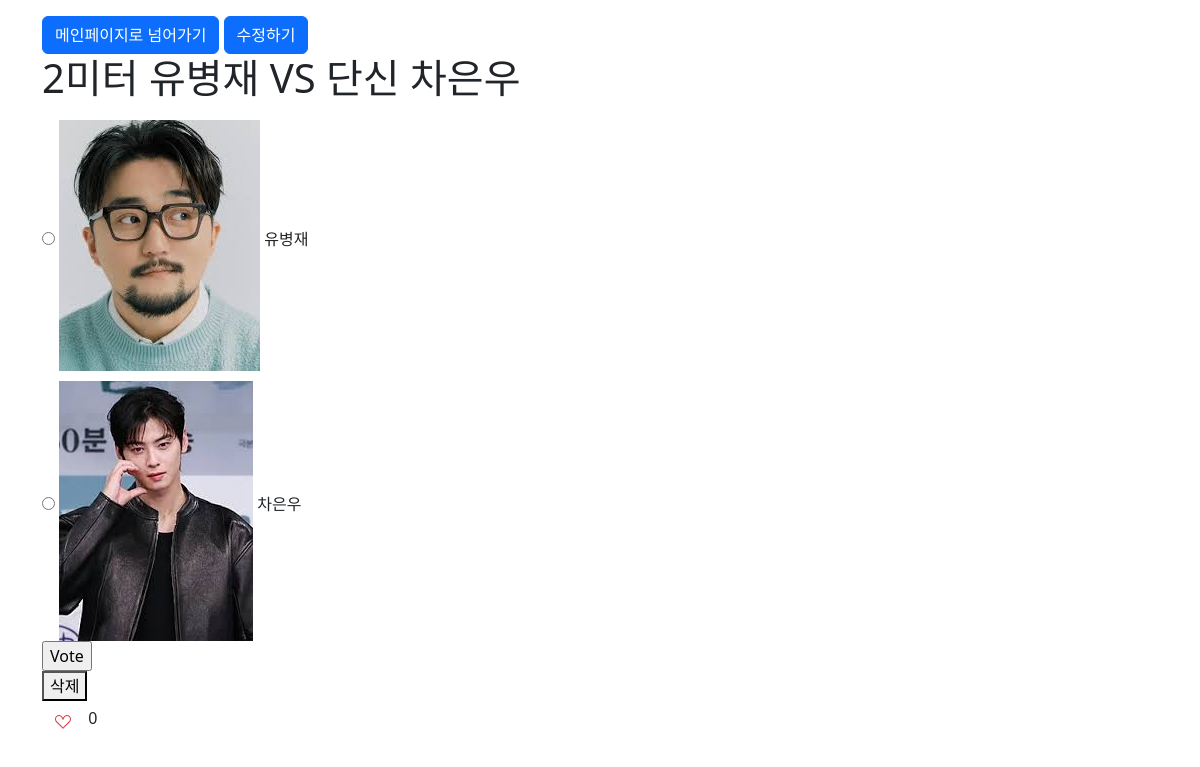
/polls/21/, run on an earlier commit of the app's database.
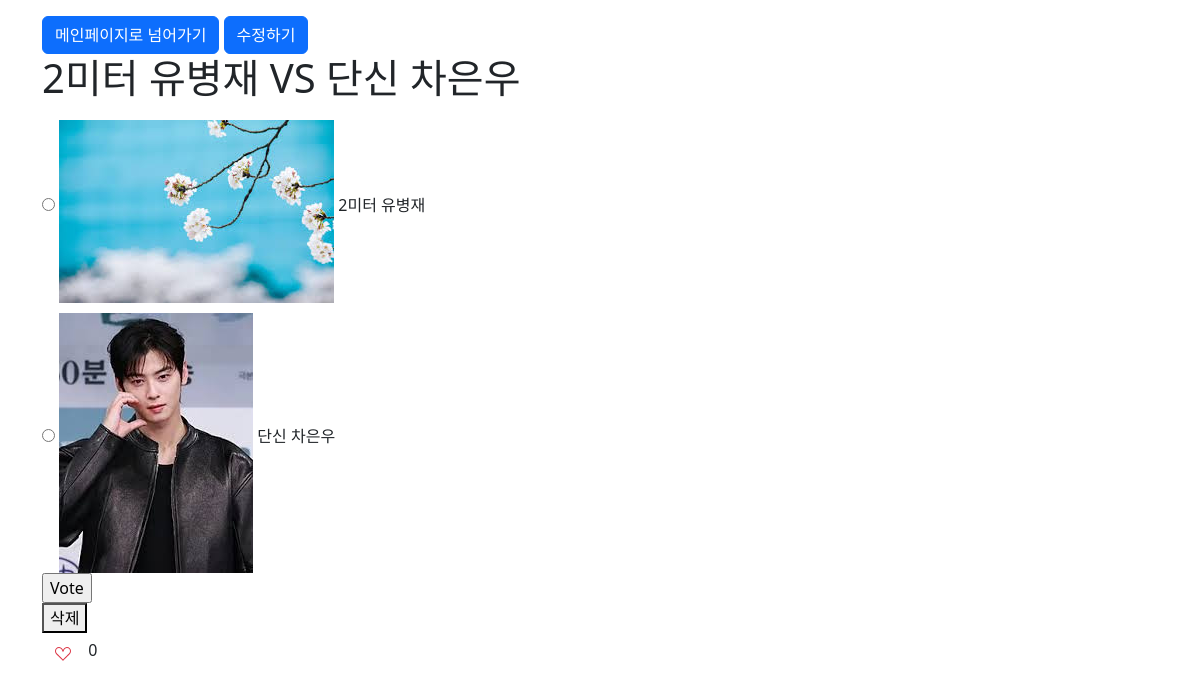
And on a later commit of the database.
### polls/models.py (models this page shows, shortened)
class Question(models.Model):
    user = models.ForeignKey(settings.AUTH_USER_MODEL, on_delete=models.CASCADE, default=1)
    like_users = models.ManyToManyField(settings.AUTH_USER_MODEL, related_name='like_articles')
    question_Text = models.CharField(max_length=200)
    pub_date = models.DateTimeField('date published')

class Choice(models.Model):
    question = models.ForeignKey(Question, on_delete=models.CASCADE)
    choice_text = models.CharField(max_length=200)
    votes = models.IntegerField(default=0)
    image = models.ImageField(upload_to='choice_imgaes/', null=True, blank=True)

### polls/views.py (the view)
# urls.py: path('<int:question_id>/', views.detail, name='detail'),
def detail(request, question_id): # 상세 페이지
    question = get_object_or_404(Question, pk=question_id) # question_id에 해당하는 Question를 가져옴.없으면 404 페이지 반환
    choices = question.choice_set.all()
    return render(request, 'polls/detail.html', {'question': question}) # polls/detail.html 템플릿을 렌더링하면서 question 객체 전달

### templates/polls/detail.html (shortened to what this page needs)
{% extends 'base.html' %}
{% block content %}
<div class="container my-3">
  <a href="/polls/" class="btn btn-primary">메인페이지로 넘어가기</a>
<a href="{% url 'polls:modify' question.id %}" class="btn btn-primary">수정하기</a>
<h1>{{ question.question_Text }}</h1>
<form action="{% url 'polls:vote' question.id %}" method="post">
{% for choice in question.choice_set.all %}
    <input type="radio" name="choice" id="choice{{ forloop.counter }}" value="{{ choice.id }}">
    {% if choice.image %}
    <img src="{{ choice.image.url }}" alt="Choice Image" style="max-width: 100%; height: auto; margin-top: 10px;">
    {% endif %}
    <label for="choice{{ forloop.counter }}">{{ choice.choice_text }}</label><br>
{% endfor %}
<input type="submit" value="Vote">
</form>
<form action="{% url 'polls:delete' question.id %}" method="post" style="display:inline;">
  <button type="submit">삭제</button>
</form>
<form action="{% url 'polls:likes' question.id %}" method="post">
    {% if user in question.like_users.all %}
      <button class="btn btn-link text-danger">
        <svg xmlns="http://www.w3.org/2000/svg" width="16" height="16" fill="currentColor" class="bi bi-suit-heart-fill" viewBox="0 0 16 16">
          <path d="M4 1c2.21 0 4 1.755 4 3.92C8 2.755 9.79 1 12 1s4 1.755 4 3.92c0 3.263-3.234 4.414-7.608 9.608a.513.513 0 0 1-.784 0C3.234 9.334 0 8.183 0 4.92 0 2.755 1.79 1 4 1z"/>
        </svg>
      </button>
    {% else %}
      <button class="btn btn-link text-danger">
      </button>
    {% endif %}
    {{ question.like_users.all|length }}
  </form>
</div>
{% endblock %}

### templates/base.html (shortened to what this page needs)
{% load static %}
<!doctype html>
<html lang="ko">
<head>
    <link rel="stylesheet" type="text/css" href="{% static 'bootstrap.min.css' %}">
    <link rel="stylesheet" type="text/css" href="{% static 'style.css' %}">
</head>
<body>
{% block content %}
{% endblock %}
</body>
</html>

What changed in the data, as far as the page shows it:
changed Choice: choice "☐ 유병재" → "☐ 2미터 유병재"; image: a different picture; choice_text "유병재" → "2미터 유병재"
changed Choice: choice "☐ 차은우" → "☐ 단신 차은우"; choice_text "차은우" → "단신 차은우"
